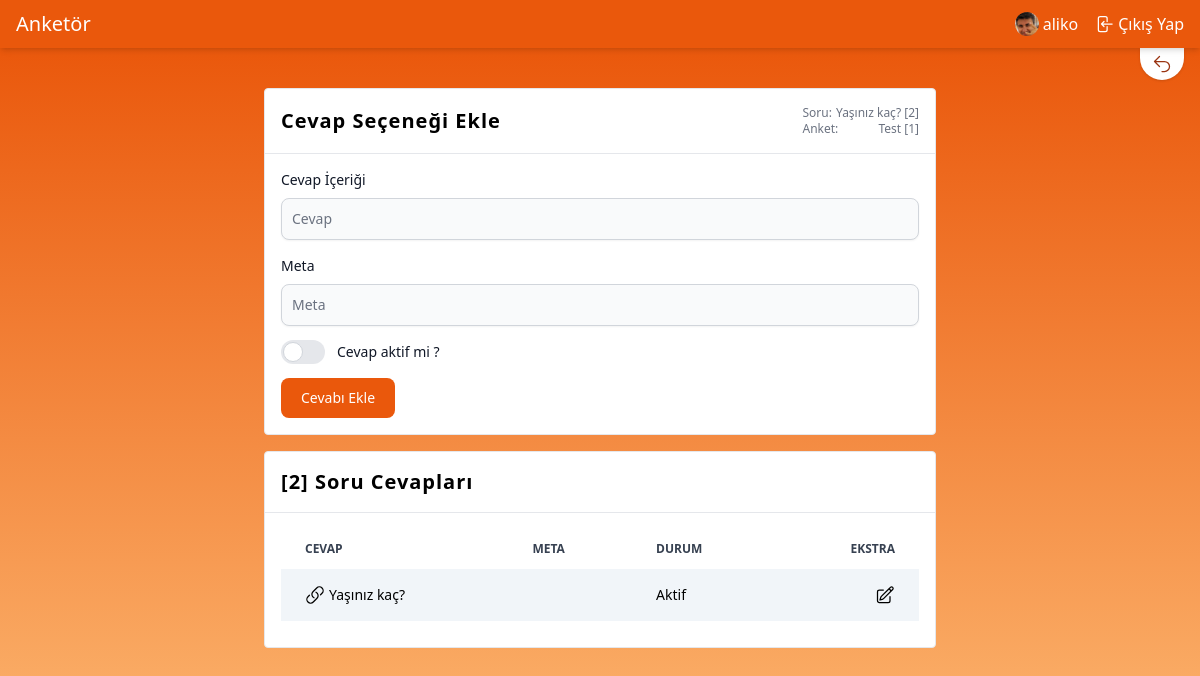
Page /polls/1/question/2/answer/create (signed in) on the committed database.
### apps/account/models.py (models this page shows, shortened)
class User(AbstractBaseUser, PermissionsMixin):
    email = models.EmailField(max_length=254, unique=True)
    name = models.CharField(max_length=254, null=True, blank=True)
    is_staff = models.BooleanField(default=False)
    is_superuser = models.BooleanField(default=False)
    is_active = models.BooleanField(default=True)
    last_login = models.DateTimeField(null=True, blank=True)
    date_joined = models.DateTimeField(auto_now_add=True)
    USERNAME_FIELD = 'email'
    EMAIL_FIELD = 'email'
    REQUIRED_FIELDS = ["name"]
    objects = UserManager()
    class Meta:
        verbose_name = "Kullanıcı"
        verbose_name_plural = "Kullanıcılar"

class Profile(models.Model):
    user = models.OneToOneField(User, on_delete=models.CASCADE)
    image = models.ImageField(default='profile_pictures/def_profile.jpg', upload_to='profile_pictures')
    class Meta:
        verbose_name = "Profil"
        verbose_name_plural = "Profiller"

### apps/poll/models.py (models this page shows, shortened)
class PollQuestion(models.Model):
    poll = models.ForeignKey(
        Poll,
        on_delete=models.CASCADE,
        null=True,
        blank=True
    )
    type = models.CharField(max_length=5, choices=PollQuestionChoices.get_choices(),
        default=PollQuestionChoices.get_default()
    )
    content = models.TextField()
    meta = models.CharField(null=True, blank=True, max_length=1024, default="{}")
    is_active = models.BooleanField(default=False)
    created_at = models.DateTimeField(auto_now_add=True)
    updated_at = models.DateTimeField(auto_now=True)
    def get_meta_data(self):
        return loads(self.meta)
    def set_meta_data(self, data):
        self.meta = dumps(data or "{}")
    meta_data = property(get_meta_data, set_meta_data)
    class Meta:
        ordering = ["-id"]
        verbose_name = "Anket Soruları"
        verbose_name_plural = "Anket Soruları"
        db_table = "poll_question"

class Poll(models.Model):
    author = models.ForeignKey(
        settings.AUTH_USER_MODEL,
        on_delete=models.CASCADE,
        null=True,
        blank=True
    )
    title = models.CharField(max_length=255)
    slug = models.SlugField(editable=False, null=True, blank=True, unique=True, db_index=True)
    meta_title = models.CharField(max_length=100, null=True, blank=True)
    tags = models.TextField(null=True, blank=True)
    description = models.TextField(null=True, blank=True)
    is_active = models.BooleanField(default=False)
    is_private = models.BooleanField(default=False)
    starts_at = models.DateTimeField(null=True, blank=True,
        help_text="date and time at which the poll open up for voting"
    )
    ends_at = models.DateTimeField(null=True, blank=True,
        help_text="date and time at which the poll closes for voting"
    )
    created_at = models.DateTimeField(auto_now_add=True)
    updated_at = models.DateTimeField(auto_now=True)
    class Meta:
        ordering = ["-id"]
        verbose_name = "Anket"
        verbose_name_plural = "Anketler"
        db_table = "poll"

class PollAnswer(models.Model):
    poll = models.ForeignKey(
        Poll,
        on_delete=models.CASCADE,
        null=True,
        blank=True
    )
    question = models.ForeignKey(
        PollQuestion,
        on_delete=models.CASCADE,
        null=True,
        blank=True
    )
    meta = models.CharField(null=True, blank=True, max_length=1024, default="{}")
    content = models.TextField()
    is_active = models.BooleanField(default=False)
    created_at = models.DateTimeField(auto_now_add=True)
    updated_at = models.DateTimeField(auto_now=True)
    def get_meta_data(self):
        return loads(self.meta)
    def set_meta_data(self, data):
        self.meta = dumps(data or "{}")
    meta_data = property(get_meta_data, set_meta_data)
    class Meta:
        ordering = ["-id"]
        db_table = "poll_answer"

### apps/poll/views.py (the view, shortened to what this page needs)
# urls.py: path("<int:poll_id>/question/<int:question_id>/answer/create", CreatePollAnswer.as_view(),
class CreatePollAnswer(LoginRequiredMixin, View):
    template_name = "poll/answer/create.html"
    def get(self, request, poll_id, question_id):
        poll_object = get_object_or_404(Poll, pk=poll_id, author=self.request.user)
        question_object = get_object_or_404(PollQuestion, pk=question_id, poll_id=poll_object.id)
        question_answers = question_object.pollanswer_set.all()
        return render(request, self.template_name, {"answers": question_answers, "question": question_object})

### apps/poll/templates/poll/answer/create.html (shortened to what this page needs)
{% extends "base.html" %}
{% block content %}
  <section id="createAnswer" class="from-orange-600 to-orange-300 bg-gradient-to-b">
    <div class="absolute flex right-0 space-x-4 px-4">
      <div>
        <a href="{% url "poll.question.update" pk=question.id poll_id=question.poll.id %}" title="Geri dön"
           class="flex bg-white rounded-b-full px-3 p-1.5 hover:py-3 transition-[padding] shadow">
          <svg xmlns="http://www.w3.org/2000/svg" fill="none" viewBox="0 0 24 24" stroke-width="1.5"
               stroke="currentColor"
               class="w-5 h-5 stroke-orange-800">
            <path stroke-linecap="round" stroke-linejoin="round" d="M9 15L3 9m0 0l6-6M3 9h12a6 6 0 010 12h-3"></path>
          </svg>
        </a>
      </div>
    </div>
    <div class="flex flex-col items-center my-10 mx-12 space-y-4">
      <div class="bg-white border rounded max-w-2xl w-full">
        <div class="p-4 sm:flex items-center justify-between">
          <h1 class="font-semibold text-xl tracking-wider">Cevap Seçeneği Ekle</h1>
          <div class="flex flex-col text-xs text-gray-500">
            <span>Soru: <span class="float-right ml-1">{{ question.content }} [{{ question.id }}]</span></span>
            <span>Anket: <span
              class="float-right ml-1">{{ question.poll.title }} [{{ question.poll.id }}] </span></span>
          </div>
        </div>
        <hr>
        <div class="p-4">
          <form method="post" action="{% url "poll.answer.create" question_id=question.id poll_id=question.poll.id %}">
            <div class="mb-4">
              <label for="content" class="block mb-2 text-sm font-medium text-gray-900">Cevap
                İçeriği</label>
              <input type="text" id="content" name="content"
                     class="shadow-sm bg-gray-50 border border-gray-300 text-gray-900 text-sm rounded-lg focus:ring-orange-500 focus:border-orange-500 block w-full p-2.5"
                     placeholder="Cevap" required>
            </div>
            <div class="mb-4">
              <label for="meta" class="block mb-2 text-sm font-medium text-gray-900">Meta</label>
              <input type="text" id="meta" name="meta"
                     class="shadow-sm bg-gray-50 border border-gray-300 text-gray-900 text-sm rounded-lg focus:ring-orange-500 focus:border-orange-500 block w-full p-2.5"
                     placeholder="Meta">
            </div>
            <div class="mb-4 flex items-center h-5">
              <label class="relative inline-flex items-center cursor-pointer">
                <div
                  class="w-11 h-6 bg-gray-200 peer-focus:outline-none peer-focus:ring-4 peer-focus:ring-orange-300 rounded-full peer peer-checked:after:translate-x-full peer-checked:after:border-white after:content-[''] after:absolute after:top-[2px] after:left-[2px] after:bg-white after:border-gray-300 after:border after:rounded-full after:h-5 after:w-5 after:transition-all peer-checked:bg-orange-600"></div>
                <span class="ml-3 text-sm font-medium text-gray-900">Cevap aktif mi ?</span>
              </label>
            </div>
            <button type="submit"
                    class="text-white bg-orange-600 hover:bg-orange-700 focus:ring-4 focus:outline-none focus:ring-orange-300 font-medium rounded-lg text-sm px-5 py-2.5 text-center">
              Cevabı Ekle
            </button>
          </form>
        </div>
      </div>
      <div class="bg-white border rounded max-w-2xl w-full">
        <div class="p-4 flex items-center justify-between">
          <h1 class="font-semibold text-xl tracking-wider">[{{ question.id }}] Soru Cevapları</h1>
        </div>
        <hr>
        <div class="p-4 overflow-x-auto">
          <table class="w-full text-sm text-left mb-2.5">
            <thead class="text-xs text-gray-700 uppercase">
            <tr>
              <th scope="col" class="px-6 py-3">
                Cevap
              </th>
              <th scope="col" class="px-6 py-3">
                Meta
              </th>
              <th scope="col" class="px-6 py-3">
                Durum
              </th>
              <th scope="col" class="px-6 py-3 text-right">
                Ekstra
              </th>
            </tr>
            </thead>
            <tbody>
            {% for answer in answers %}
              <tr class="bg-slate-100">
                <th scope="row" class="px-6 py-4 font-medium whitespace-nowrap">
                  <a href="{% url "poll.answer.update" pk=answer.id question_id=question.id poll_id=question.poll.id %}"
                     class="flex items-center space-x-1 hover:text-orange-500 hover:stroke-orange-500">
                    <h1>{{ answer.content }}</h1>
                  </a>
                </th>
                <td class="px-6 py-4">
                </td>
                <td class="px-6 py-4">
                  <span>
                    {% if answer.is_active %}
                      Aktif
                    {% else %}
                      Deaktif
                    {% endif %}
                  </span>
                </td>
                <td class="px-6 py-4 flex space-x-1 justify-end">
                  <a href="{% url "poll.answer.update" pk=answer.id question_id=question.id poll_id=question.poll.id %}"
                     aria-label="Düzenle">
                  </a>
                </td>
              </tr>
            {% endfor %}
            </tbody>
          </table>
        </div>
      </div>
    </div>
  </section>
{% endblock %}

### templates/header.html (shortened to what this page needs)
{% load static %}
<header class="sticky w-full top-0 left-0 right-0 bottom-auto z-[990] bg-orange-600 text-white shadow-md p-2.5 px-4">
  <div class="flex items-center align-middle justify-between">
    <div>
      <a href="{% url "home" %}">
        <span class="text-xl font-medium">Anketör</span>
      </a>
    </div>
    <div class="flex justify-around items-center space-x-4">
      {% if not user.is_authenticated %}
        <a class="flex items-center space-x-1 hover:underline" href="{% url 'login' %}">
          <svg xmlns="http://www.w3.org/2000/svg" fill="none" viewBox="0 0 24 24" stroke-width="1.5"
               stroke="currentColor" class="w-5 h-5">
            <path stroke-linecap="round" stroke-linejoin="round"
                  d="M17.982 18.725A7.488 7.488 0 0012 15.75a7.488 7.488 0 00-5.982 2.975m11.963 0a9 9 0 10-11.963 0m11.963 0A8.966 8.966 0 0112 21a8.966 8.966 0 01-5.982-2.275M15 9.75a3 3 0 11-6 0 3 3 0 016 0z"></path>
          </svg>
          <span class="font-sans">Giriş Yap</span>
        </a>
      {% else %}
        <a href="{% url "poll.index" %}" class="flex hover:underline items-center space-x-1">
          <img class="w-6 rounded-full" src="{{ MEDIA_URL }}{{ user.profile.image.url }}"
               alt="{{ user.name|default_if_none:user.email }} profile image">
          <span>
            {{ user.name|default_if_none:user.email }}
        </span>
        </a>
        <a class="flex items-center space-x-1 hover:underline" href="{% url 'logout' %}">
          <span class="font-sans">Çıkış Yap</span>
        </a>
      {% endif %}
    </div>
  </div>
</header>

### static/css/main.css (style rules this page uses)
html, body { height: 100%; width: 100%; margin: 0; padding: 0; }
body > main > section { flex: 1 1 auto; display: flex; flex-direction: column; }

### rows in the picture
User: profile.image (picture), name "aliko"
PollQuestion: content "Yaşınız kaç?", id "2", poll "Test", poll.id "1"
PollAnswer: content "Yaşınız kaç?", is_active "Aktif"
